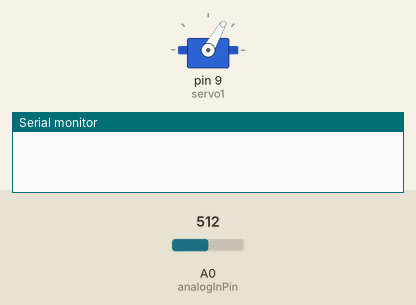
Simulated run of this sketch. Board: Arduino Uno, built with avr-gcc and run on an emulated ATmega328P. Shown: servo, the last lines printed to the serial monitor. The test bench sets the inputs (shaded band); at power-on: A0 (analogInPin) = 512. At 7.4 s the program stops and its outputs stay as they are.

Above: at 0.1 s.
At 3.74 s:
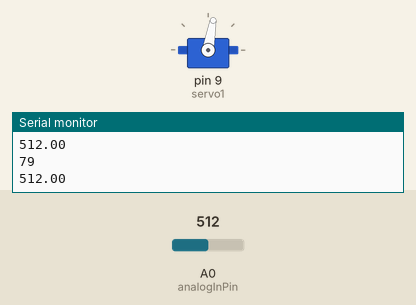
At 7.3 s:
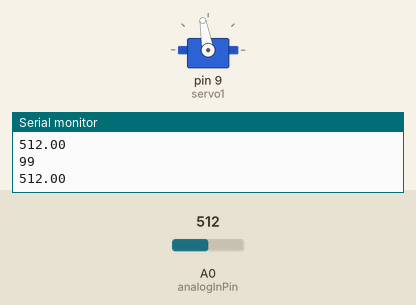
Timing chart, 0 to 8.8 s (numbered marks = the images above):
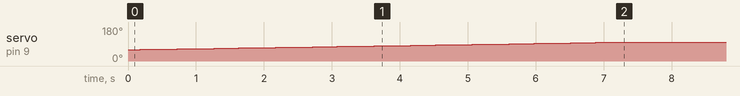

Measured:
- by itself, servo on pin 9 (servo1): moves from 60° to 100° over 7.1 s

The sketch:

report_distangle.ino
```cpp
#include <Servo.h>

const byte analogInPin = A0;
float sensor_value;
float sensor_value1;
float sensor_value2;
float sensor_value3;
int pos = 0;    // variable to store the servo position
int i = 0;
Servo servo1;

void setup() {
  Serial.begin(9600);
  servo1.attach(9);
}

void loop() {
 for (i = 0; i < 1; i++){
  for (pos = 60; pos <= 100; pos += 1) { // goes from 0 degrees to 180 degrees
    servo1.write(pos);
    delay(30);
    sensor_value1 = analogRead(analogInPin);
    delay(50);
    sensor_value2 = analogRead(analogInPin);
    delay(50);
    sensor_value3 = analogRead(analogInPin);
    sensor_value = (sensor_value1 + sensor_value2 + sensor_value3)/3;

    if(pos % 1 == 0){
      Serial.println(pos);
      Serial.println(sensor_value);
    }
    delay(50);
  }
//  for (pos = 120; pos >= 60; pos -= 1) { // goes from 180 degrees to 0 degrees
//    servo1.write(pos);
//    delay(30);
//    sensor_value1 = analogRead(analogInPin);
//    delay(50);
//    sensor_value2 = analogRead(analogInPin);
//    delay(50);
//    sensor_value3 = analogRead(analogInPin);
//    sensor_value = (sensor_value1 + sensor_value2 + sensor_value3)/3;
//
//    if(pos % 1 == 0){
//      Serial.println(pos);
//      Serial.println(sensor_value);
//    }
//    delay(50);
//  }
 }
 Serial.println(9999);
 while(true)
 {}

}
```
